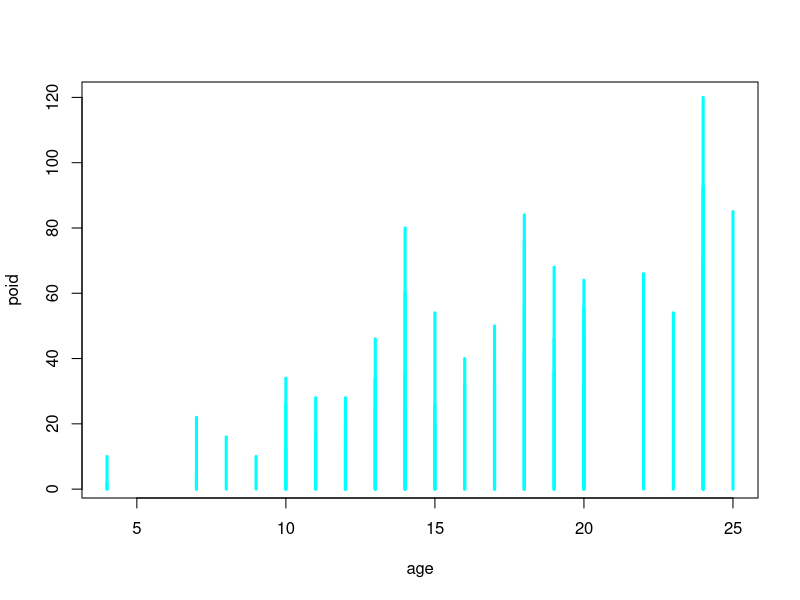

This chart was generated by the following R code: (Note: this script raises an error after producing the figure.)

 Mabase=read.csv(file = "TPADR.csv",sep=";")#experte un fichier dans r
 View(Mabase)#Affiche le fichier
 s1=sum(Mabase[,1])#calcal de somme de la 1er colonne
 m1=s1/length(Mabase[,1])#Calcul de la moyenne 1er colone
 s2=sum(Mabase[,2])#calcal de somme de la 2eme colonne
 m2=s2/length(Mabase[,2])#Calcul de la moyenne 1eme colone
 #
 #calcule de variance
 #
 c1=(Mabase[,1]-m1)^2#un vecteurc1 avec c1[i]=(xi-moyenne)
 sv=sum(c1)#somme des (xi-moyenne) au carre
 v1=sv/length(Mabase[,1])#calcule de la variance
 plot(Mabase[,1],Mabase[,2],xlab="age",ylab = "poid",type = "h",lwd=3,col="cyan")#Affiche le piod en fonction de l'age
a=cov(Mabase[,1],Mabase[,2])/var(Mabase[,1])
b=mean(Mabase[,2])-a*mean(Mabase[,1])
y=a*Mabase[,1]+b+e
plot(Mabase[,1],y,type="l",col="blue")


